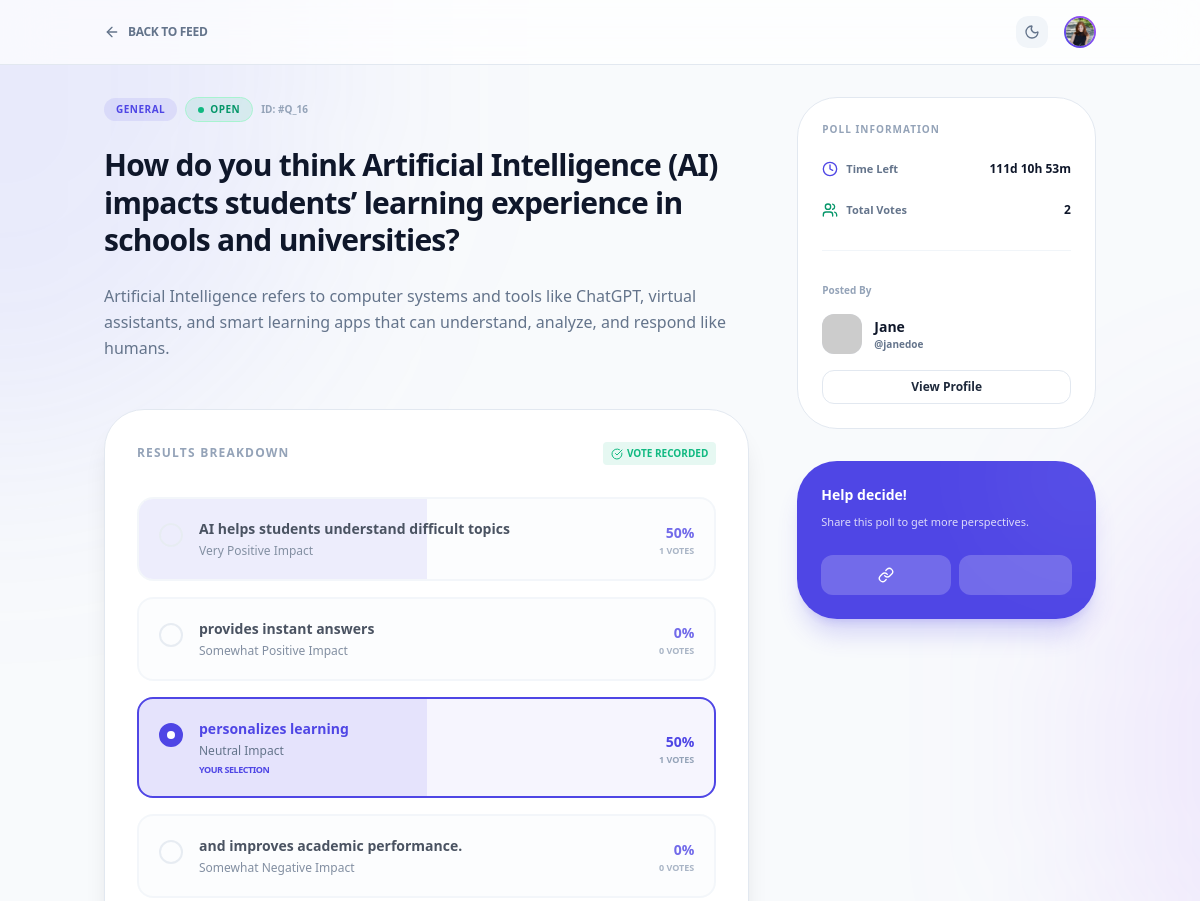
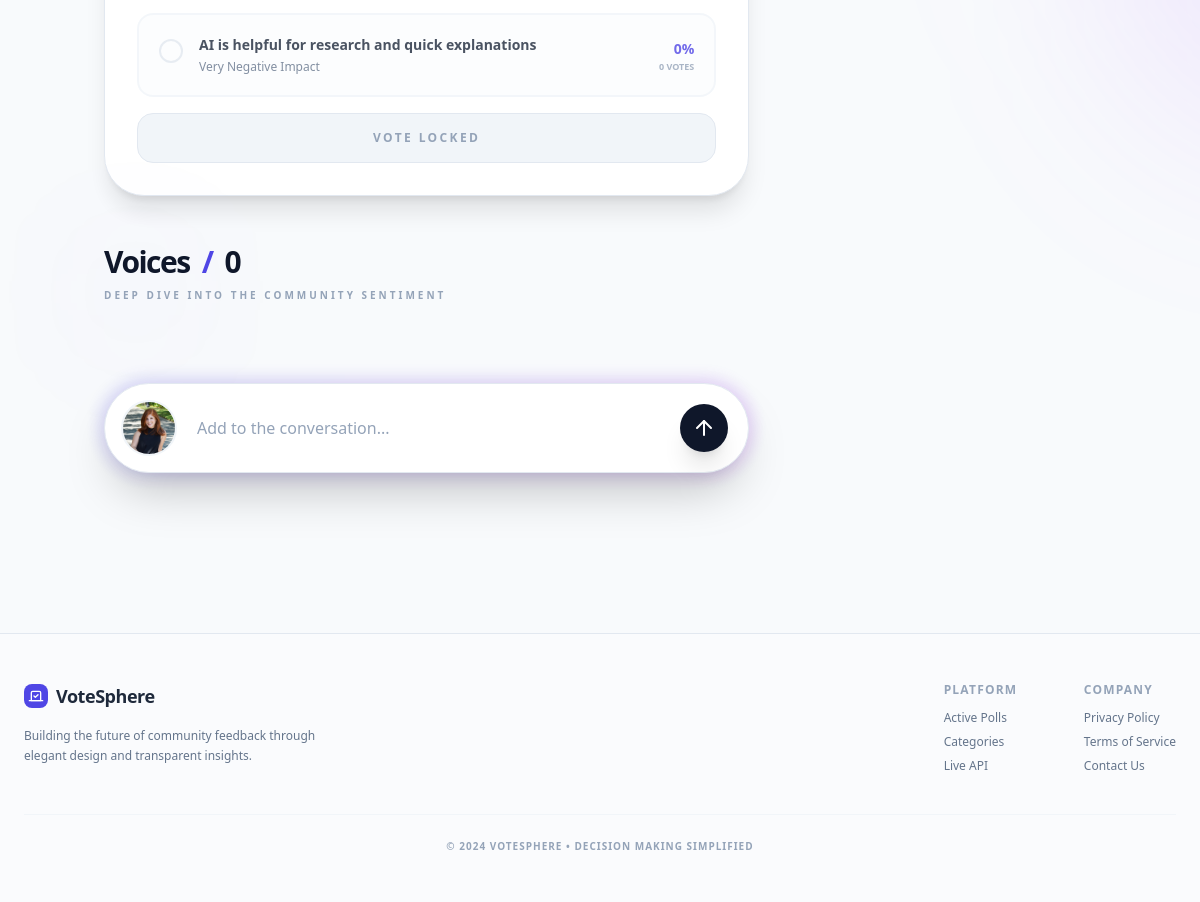
The app's page /ques/voting-pole/16/ (signed in) with its own data (2 pictures, top to bottom).
### users/models.py (models this page shows, shortened)
class UserProfile(models.Model):
    user_id = models.OneToOneField(User,on_delete=models.CASCADE,primary_key=True,related_name='profile')
    profile_picture = models.ImageField(
        upload_to='images/profile_pictures/%Y/%m/%d/',
        validators=[FileExtensionValidator(
            allowed_extensions=['jpg','jpeg','png','webp', 'gif'],
            message="Only this image formates are allowed: jpg, jpeg, gif, png, webp.")],
          blank=True, null=True
        )
    bio = models.TextField(blank=True, max_length=300)
    location = models.CharField(max_length=150, blank=True)
    birth_date = models.DateField(blank=True,null=True)
    created_at = models.DateTimeField(auto_now_add=True)
    uploaded_at = models.DateTimeField(auto_now_add=True)

### questonaries/models.py (models this page shows)
class Question(models.Model):
    ques = models.TextField(null=False)
    q_desc = models.TextField(null=True)
    expiry = models.DateTimeField()
    hashtags = models.TextField(null=True)
    img = models.ImageField(
        upload_to='images/Ques_Covers/%Y/%m/%d/',
        validators=[FileExtensionValidator(
            allowed_extensions=['jpg','jpeg','png','webp', 'gif'],
            message="Only this image formates are allowed: jpg, jpeg, gif, png, webp.")],
          blank=True, null=True
        )
    u_id = models.ForeignKey(User,on_delete=models.CASCADE)
    cat_id = models.ForeignKey(Category,on_delete=models.PROTECT)
    created_at= models.DateTimeField(auto_now_add=True)

class options(models.Model):
    option = models.TextField(null=False)
    o_desc = models.TextField(null=True)
    q_id = models.ForeignKey(Question,on_delete=models.CASCADE)
    created_at= models.DateTimeField(auto_now_add=True)

### questonaries/views.py (the view, shortened to what this page needs)
@login_required
def voting_pole(req, id):
    user = req.user
    ques = Question.objects.get(id=id)
    opt = options.objects.filter(q_id=ques)
    user_vote = Vote_Click.objects.filter(
        opt_id__q_id=ques,
        user_id=user
    ).first()
    total_vote = Vote_Click.objects.filter(opt_id__q_id=ques).count()
    option = []
    for o in opt:
        vote_count = Vote_Click.objects.filter(
            opt_id=o
        ).count()
        option.append({
            'opt_count': vote_count,
            'opt_data': o
        })
    now = timezone.now()
    if ques.expiry > now:
        diff= ques.expiry-now
        days = diff.days
        hours = diff.seconds //3600
        minutes = (diff.seconds %3600) //60
        remaining_time = f"{days}d {hours}h {minutes}m"
    else:
        remaining_time = "Expired"
    q_comments = Comments.objects.filter(q_id=id)
    comments = []
    context = {
        'ques': ques,
        'opt': option,
        'vote': True if user_vote else False,
        'total': total_vote,
        'user_choice_id': user_vote.opt_id.id if user_vote else None,
        'remaining_time':remaining_time,
        'comments':comments,
    }
    return render(req, "questionaries/voting-pole.html", context)

### questonaries/Templates/questionaries/voting-pole.html (shortened to what this page needs)
{% extends 'home/layout.html' %}
{% block content %}
<header class="sticky top-0 z-40 bg-white/70 dark:bg-slate-900/70 backdrop-blur-xl border-b border-slate-200 dark:border-slate-800">
    <div class="max-w-5xl mx-auto px-4 h-16 flex items-center justify-between">
        <a href="{% url 'feeds' %}" class="flex items-center gap-2 group text-slate-500 hover:text-brand-600 transition-colors">
            <i data-lucide="arrow-left" class="w-4 h-4"></i>
            <span class="text-xs font-bold uppercase tracking-tight">Back to Feed</span>
        </a>
        <div class="flex items-center gap-4">
            <button onclick="toggleTheme()" class="p-2 rounded-xl bg-slate-100 dark:bg-slate-800 text-slate-500 dark:text-slate-400 hover:text-brand-600 transition-colors">
                <i data-lucide="moon" class="w-4 h-4 block dark:hidden"></i>
            </button>
            <div class="w-8 h-8 rounded-full bg-gradient-to-tr from-brand-600 to-purple-500 p-0.5">
                <img src="{% if user.profile.profile_picture %}{{user.profile.profile_picture.url}}{% else %}https://api.dicebear.com/7.x/avataaars/svg?seed={{request.user.username}}{% endif %}" class="w-full h-full rounded-full bg-white dark:bg-slate-900" alt="Avatar">
            </div>
        </div>
    </div>
</header>
<main class="max-w-5xl mx-auto px-4 py-8 grid grid-cols-1 lg:grid-cols-3 gap-12">
    <div class="lg:col-span-2 space-y-12">
        <div class="space-y-6">
            <div class="flex items-center gap-2">
                <span class="bg-brand-600/10 text-brand-600 px-3 py-1 rounded-full text-[10px] font-bold uppercase tracking-wider">{{ ques.category|default:"General" }}</span>
                {% if remaining_time == "Expired" %}
                <span class="bg-rose-500/10 text-rose-600 border border-rose-200 dark:border-rose-500/20 px-3 py-1 rounded-full text-[10px] font-bold uppercase tracking-wider flex items-center gap-1.5">
                    <span class="w-1.5 h-1.5 rounded-full bg-rose-500"></span>
                    EXPIRED
                </span>
                {% else %}
                <span class="bg-emerald-500/10 text-emerald-600 border border-emerald-200 dark:border-emerald-500/20 px-3 py-1 rounded-full text-[10px] font-bold uppercase tracking-wider flex items-center gap-1.5">
                    <span class="w-1.5 h-1.5 rounded-full bg-emerald-500 animate-pulse"></span>
                    OPEN
                </span>
                {% endif %}
                <span class="text-[10px] text-slate-400 font-bold uppercase">ID: #Q_{{ques.id}}</span>
            </div>
            <h1 class="text-3xl font-black tracking-tight leading-tight text-slate-900 dark:text-white">{{ ques.ques }}</h1>
            <p class="text-slate-500 dark:text-slate-400 leading-relaxed">{{ ques.q_desc }}</p>
        </div>
        <section class="bg-white dark:bg-slate-900 rounded-[2.5rem] p-8 border border-slate-200 dark:border-slate-800 shadow-xl">
            <div class="flex items-center justify-between mb-8">
                <h3 class="text-xs font-bold text-slate-400 uppercase tracking-widest">
                    {% if vote or remaining_time == "Expired" %}Results Breakdown{% else %}Select an Option{% endif %}
                </h3>
                {% if vote %}
                <span class="text-[10px] font-bold bg-emerald-500/10 text-emerald-500 px-2 py-1 rounded">
                    <i data-lucide="check-circle" class="w-3 h-3 inline mr-1"></i>VOTE RECORDED
                </span>
                {% endif %}
            </div>
            <form id="voteForm" method="POST" action="{% url 'voting_pole' ques.id %}" class="space-y-4">
                {% for o in opt %}
                <label class="block relative group {% if vote or remaining_time == 'Expired' %}cursor-default{% else %}cursor-pointer{% endif %}">
                    <div class="relative overflow-hidden p-5 rounded-2xl border-2 transition-all duration-300 flex items-center justify-between
                            {% if vote and o.opt_data.id == user_choice_id %}
                                border-brand-600 bg-brand-600/[0.05] dark:bg-brand-600/[0.08]
                            {% elif vote %}
                                border-slate-100 dark:border-slate-800 bg-slate-50/50 dark:bg-slate-900/30 opacity-80
                            {% else %}
                                border-slate-100 dark:border-slate-800 bg-white dark:bg-slate-950 hover:border-brand-300 peer-checked:border-brand-600
                            {% endif %}">
                        <div class="absolute inset-y-0 left-0 bg-brand-600/10 transition-all duration-1000 ease-out z-0"
                            style="width: {% if total > 0 %}{% widthratio o.opt_count total 100 %}{% else %}0{% endif %}%">
                        </div>
                        <div class="relative z-10 flex items-start gap-4">
                            <div class="mt-1 w-6 h-6 shrink-0 rounded-full border-2 transition-all flex items-center justify-center
                                    {% if o.opt_data.id == user_choice_id %} bg-brand-600 border-brand-600
                                    {% else %} border-slate-200 dark:border-slate-700 peer-checked:bg-brand-600 peer-checked:border-brand-600 {% endif %}">
                                <div class="w-2 h-2 rounded-full bg-white {% if o.opt_data.id == user_choice_id %}opacity-100{% else %}opacity-0{% endif %} transition-opacity"></div>
                            </div>
                            <div class="flex flex-col">
                                <span class="text-sm font-bold {% if o.opt_data.id == user_choice_id %}text-brand-600{% else %}text-slate-800 dark:text-slate-100{% endif %}">
                                    {{ o.opt_data.option }}
                                </span>
                                {% if o.opt_data.o_desc %}
                                <span class="text-xs text-slate-500 dark:text-slate-400 mt-1">{{ o.opt_data.o_desc}}</span>
                                {% endif %}
                                {% if vote and o.opt_data.id == user_choice_id %}
                                <span class="text-[9px] font-black text-brand-600 uppercase tracking-tighter mt-1">Your Selection</span>
                                {% endif %}
                            </div>
                        </div>
                        <div class="relative z-10 text-right">
                            <span class="text-sm font-black text-brand-600">
                                {% if total > 0 %}{% widthratio o.opt_count total 100 %}%{% else %}0%{% endif %}
                            </span>
                            <p class="text-[9px] font-bold text-slate-400 uppercase">{{ o.opt_count|default:0 }} votes</p>
                        </div>
                    </div>
                </label>
                {% endfor %}
                <button type="submit" class="w-full mt-6 py-4 rounded-2xl font-black text-xs uppercase tracking-[0.2em] transition-all
                        {% if vote or remaining_time == 'Expired' %}
                            bg-slate-100 dark:bg-slate-800 text-slate-400 cursor-not-allowed border border-slate-200 dark:border-slate-700
                        {% else %}
                            bg-brand-600 text-white shadow-lg shadow-brand-600/20 hover:bg-brand-700 active:scale-95
                        {% endif %}"
                        {% if vote or remaining_time == 'Expired' %} disabled {% endif %}>
                    {% if remaining_time == 'Expired' %}Poll Expired
                    {% elif vote %}Vote Locked
                    {% else %}Cast Your Vote{% endif %}
                </button>
            </form>
        </section>
        <section class="mt-20 space-y-12">
            <div class="relative flex items-center justify-between pb-8">
                <div class="z-10">
                    <h3 class="text-3xl font-black tracking-tighter text-slate-900 dark:text-white flex items-center gap-3">
                        Voices <span class="text-brand-600">/</span> {{ comments|length }}
                    </h3>
                    <p class="text-[10px] font-black uppercase tracking-[0.3em] text-slate-400 mt-2">Deep dive into the community sentiment</p>
                </div>
                <div class="absolute -left-4 top-0 w-24 h-24 bg-brand-600/5 rounded-full blur-3xl -z-0"></div>
            </div>
            <div class="group relative">
                <form action="{% url 'comments' ques.id %}" method="POST"
                    class="relative bg-white dark:bg-slate-900 rounded-[2.8rem] border border-slate-200 dark:border-slate-800 p-3 pr-5 flex items-center gap-4 shadow-2xl transition-all focus-within:border-brand-500/50">
                    <div class="shrink-0 p-1">
                        <img src="{% if user.profile.profile_picture %}{{user.profile.profile_picture.url}}{% else %}https://api.dicebear.com/7.x/avataaars/svg?seed={{request.user.username}}{% endif %}"
                            class="w-14 h-14 rounded-full object-cover border-2 border-slate-100 dark:border-slate-800 shadow-inner"
                            alt="Me">
                    </div>
                    <input name="text" required placeholder="Add to the conversation..."
                        class="flex-grow bg-transparent border-none text-base focus:ring-0 focus:outline-none placeholder:text-slate-400 text-slate-700 dark:text-slate-200 py-5">
                    <div class="flex items-center gap-3">
                        <button type="submit"
                            class="bg-slate-900 dark:bg-white text-white dark:text-slate-900 w-12 h-12 rounded-full flex items-center justify-center hover:scale-110 active:scale-90 transition-all shadow-xl">
                            <i data-lucide="arrow-up" class="w-6 h-6"></i>
                        </button>
                    </div>
                </form>
            </div>
        </section>
    </div>
    <aside class="space-y-8">
        <div class="bg-white dark:bg-slate-900 rounded-[2.5rem] p-6 border border-slate-200 dark:border-slate-800">
            <h3 class="text-[10px] font-bold uppercase tracking-widest text-slate-400 mb-6">Poll Information</h3>
            <div class="space-y-6">
                <div class="flex items-center justify-between">
                    <span class="text-[11px] font-bold text-slate-500 flex items-center gap-2">
                        <i data-lucide="clock" class="w-4 h-4 text-brand-600"></i> Time Left
                    </span>
                    <span class="text-xs font-black text-slate-900 dark:text-white">{{ remaining_time }}</span>
                </div>
                <div class="flex items-center justify-between">
                    <span class="text-[11px] font-bold text-slate-500 flex items-center gap-2">
                        <i data-lucide="users" class="w-4 h-4 text-emerald-600"></i> Total Votes
                    </span>
                    <span class="text-xs font-black text-slate-900 dark:text-white">{{ total|default:"0" }}</span>
                </div>
            </div>
            <div class="mt-8 pt-8 border-t border-slate-100 dark:border-slate-800">
                <p class="text-[10px] font-bold text-slate-400 mb-4">Posted By</p>
                <div class="flex items-center gap-3 mb-4">
                    <a href="{% url 'user_profile' ques.u_id.id %}">
                    <img src="{% if ques.u_id.profile.profile_picture %} {{ques.u_id.profile.profile_picture.url}} {%else%} https://api.dicebear.com/7.x/avataaars/svg?seed={{ques.u_id.username}}{%endif%}" class="w-10 h-10 rounded-xl bg-brand-100">
                    </a>
                    <div>
                        <p class="text-sm font-black text-slate-900 dark:text-white">{{ques.u_id.first_name|default:ques.u_id.username}}</p>
                        <p class="text-[10px] text-slate-500 font-bold">@{{ques.u_id.username}}</p>
                    </div>
                </div>
                <a href="{% url 'user_profile' ques.u_id.id %}" class="w-full inline-block text-center py-2 border border-slate-200 dark:border-slate-800 rounded-xl text-xs font-bold hover:bg-slate-50 dark:hover:bg-slate-800 transition-all">View Profile</a>
            </div>
        </div>
        <div class="bg-brand-600 rounded-[2.5rem] p-6 text-white shadow-xl shadow-brand-600/20 relative overflow-hidden group">
            <div class="absolute -top-12 -right-12 w-32 h-32 bg-white/10 rounded-full blur-3xl"></div>
            <h3 class="text-sm font-black mb-2">Help decide!</h3>
            <p class="text-[11px] text-white/80 leading-relaxed mb-6">Share this poll to get more perspectives.</p>
            <div class="flex gap-2">
                <button class="flex-grow bg-white/20 p-3 rounded-xl hover:bg-white/30 transition-all" onclick="copyPollLink(this)">
                    <i data-lucide="link" class="w-4 h-4 mx-auto"></i>
                </button>
                <a href="https://twitter.com/intent/tweet?url={{ request.build_absolute_uri }}" target="_blank" class="flex-grow bg-white/20 p-3 rounded-xl hover:bg-white/30 transition-all">
                </a>
            </div>
        </div>
    </aside>
</main>
{% endblock %}

### records on screen
Question: id "16", ques "How do you think Artificial Intelligence (AI) impacts students’ learning experience in schools and universities?", q_desc "Artificial Intelligence refers to computer systems and tools like ChatGPT, virtual assistants, and smart learning apps that can understand, analyze, and respond like humans.", u_id.first_name "Jane", u_id.username "janedoe"
options: opt_data.option "AI helps students understand difficult topics", opt_data.o_desc "Very Positive Impact", opt_count "50", opt_count "1"
options: opt_data.option "provides instant answers", opt_data.o_desc "Somewhat Positive Impact", opt_count "0"
options: opt_data.option "personalizes learning", opt_data.o_desc "Neutral Impact", shows "YOUR SELECTION", opt_count "50", opt_count "1"
options: opt_data.option "and improves academic performance.", opt_data.o_desc "Somewhat Negative Impact", opt_count "0"
options: opt_data.option "AI is helpful for research and quick explanations", opt_data.o_desc "Very Negative Impact", opt_count "0"

### other values on screen
{{ ques.category|default:"General" }} "GENERAL"
{{ comments|length }} "0"
{{ remaining_time }} "111d 10h 53m"
{{ total|default:"0" }} "2"
